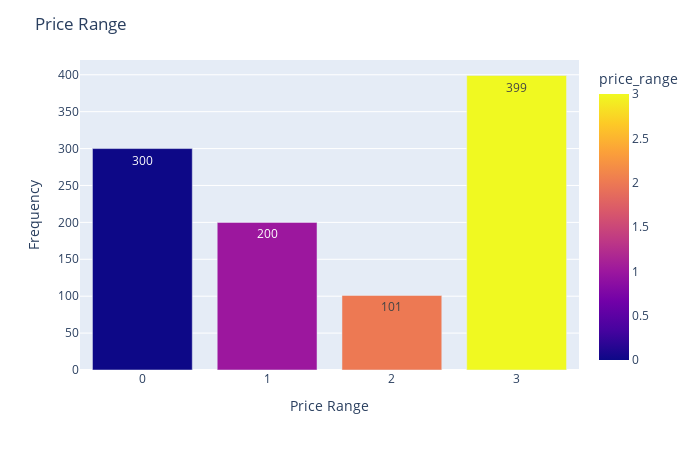

The cell this chart's notebook holds for it:
### Code cell
import pandas as pd
import plotly.express as px

# Assuming df is your DataFrame
price_range = df["price_range"].value_counts().reset_index()
price_range.columns = ["price_range", "count"]

fig = px.bar(
    price_range,
    x="price_range",
    y="count",
    text="count",
    color="price_range",
    color_discrete_sequence=["#636EFA", "#EF553B", "#00CC96", "#AB63FA"]
)

fig.update_layout(
    title="Price Range",
    showlegend=False,
    xaxis=dict(zeroline=False, tickmode="linear", tick0=0, dtick=1),
    autosize=False,
    width=700,
    height=450,
    xaxis_title_text="Price Range",
    yaxis_title_text="Frequency",
)

fig.show()

### Figure 1 — Plotly figure (JSON) as saved in the notebook; plotly's stock layout.template omitted (floating-point values rounded to 4 significant figures)
{"data": [{"alignmentgroup": "True", "hovertemplate": "price_range=%{marker.color}<br>count=%{text}<extra></extra>", "legendgroup": "", "marker": {"color": [3, 0, 1, 2], "coloraxis": "coloraxis", "pattern": {"shape": ""}}, "name": "", "offsetgroup": "", "orientation": "v", "showlegend": false, "text": [399, 300, 200, 101], "textposition": "auto", "type": "bar", "x": [3, 0, 1, 2], "xaxis": "x", "y": [399, 300, 200, 101], "yaxis": "y"}], "layout": {"autosize": false, "barmode": "relative", "coloraxis": {"colorbar": {"title": {"text": "price_range"}}, "colorscale": [[0, "#0d0887"], [0.1111, "#46039f"], [0.2222, "#7201a8"], [0.3333, "#9c179e"], [0.4444, "#bd3786"], [0.5556, "#d8576b"], [0.6667, "#ed7953"], [0.7778, "#fb9f3a"], [0.8889, "#fdca26"], [1, "#f0f921"]]}, "height": 450, "legend": {"tracegroupgap": 0}, "margin": {"t": 60}, "showlegend": false, "title": {"text": "Price Range"}, "width": 700, "xaxis": {"anchor": "y", "autorange": true, "domain": [0, 1], "dtick": 1, "range": [-0.5, 3.5], "tick0": 0, "tickmode": "linear", "title": {"text": "Price Range"}, "type": "linear", "zeroline": false}, "yaxis": {"anchor": "x", "autorange": true, "domain": [0, 1], "range": [0, 420], "title": {"text": "Frequency"}, "type": "linear"}}}
